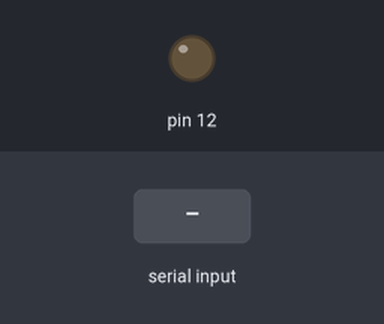
Bench run of a sketch on a simulated Arduino Mega 2560, built with avr-gcc and run on an emulated ATmega2560. Parts: output pins drawn as LEDs (lit = HIGH). The test bench sets the inputs (shaded band).

Above: at 1.2 s.
1.3 s: "1" received over the second serial link
At 1.8 s:
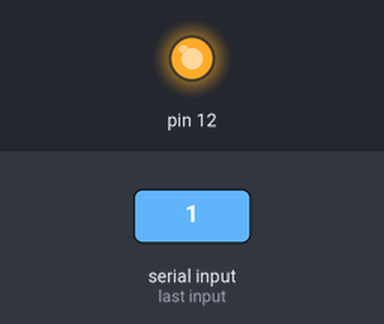
2.8 s: "0" received over the second serial link
At 4.1 s:
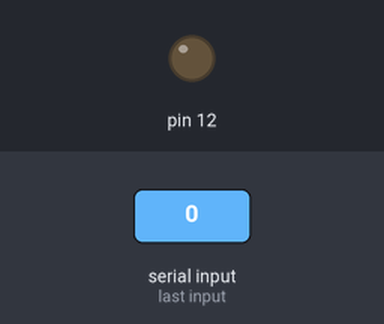
Timing chart, 0 to 5.8 s (numbered marks = the images above; inputs shaded):
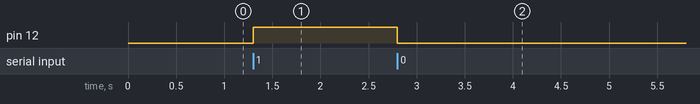

Measured:
- after the input at 1.3 s, pin 12: LOW → HIGH at once
- after the input at 2.8 s, pin 12: HIGH → LOW at once

The sketch:

BlueTooth.ino
```cpp
const uint8_t RSW {12U};

void setup() {
  // put your setup code here, to run once:
  Serial.begin(115200UL);
  Serial1.begin(9600UL); // bluetooth 연결
  pinMode(RSW, OUTPUT);
}

void loop() {
  // peut your main code here, to run repeatedly:
  if(Serial1.available()){ // bluetooth 값이 들어오면
    char input_value = static_cast<char>(Serial1.read());
    if(input_value == '1'){
      digitalWrite(RSW, HIGH);
      Serial1.println(F("Switch on"));
    }else if(input_value == '0'){
      digitalWrite(RSW, LOW);
      Serial1.println(F("Switch off"));
    }
  }
}
```
